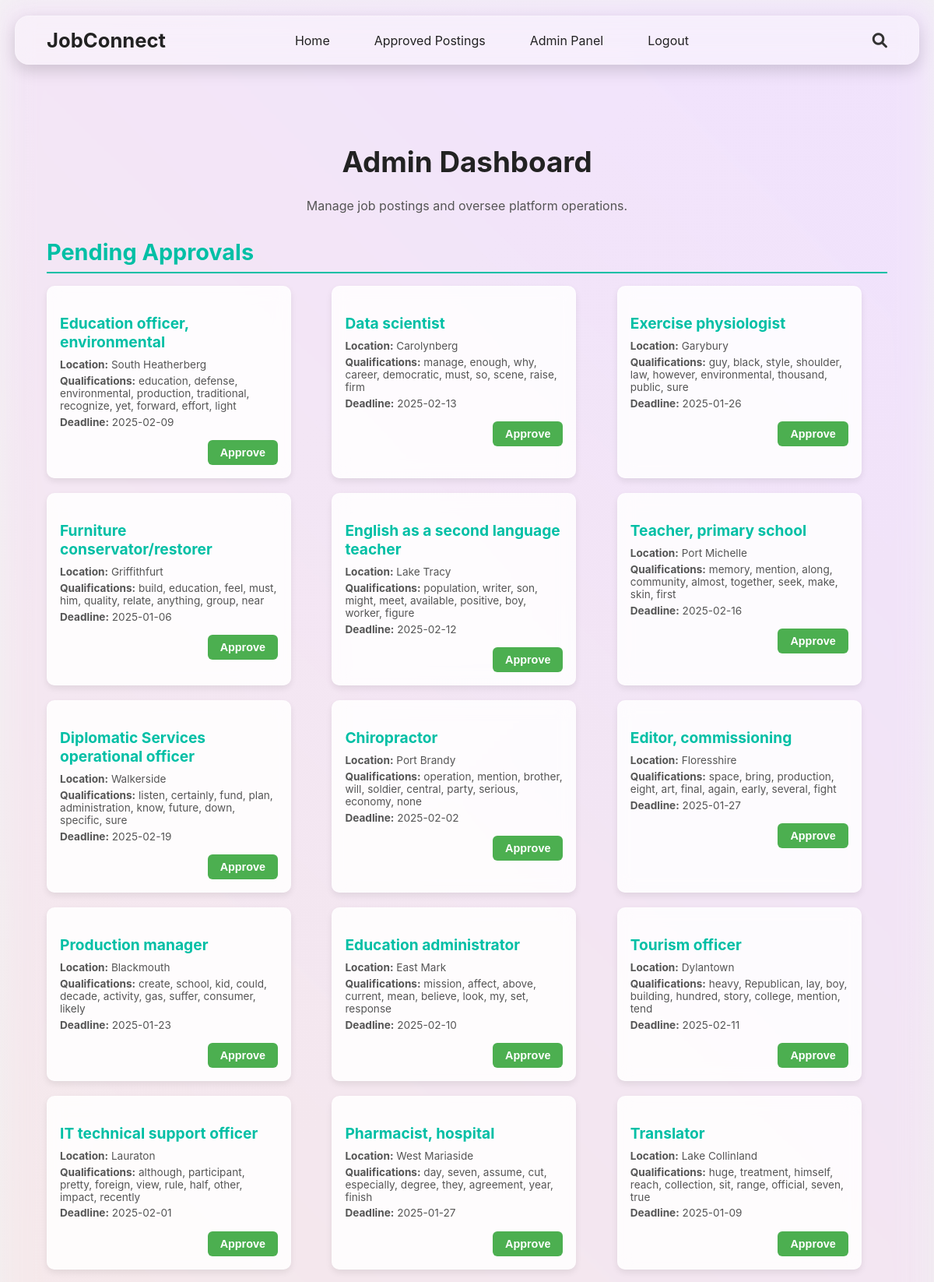
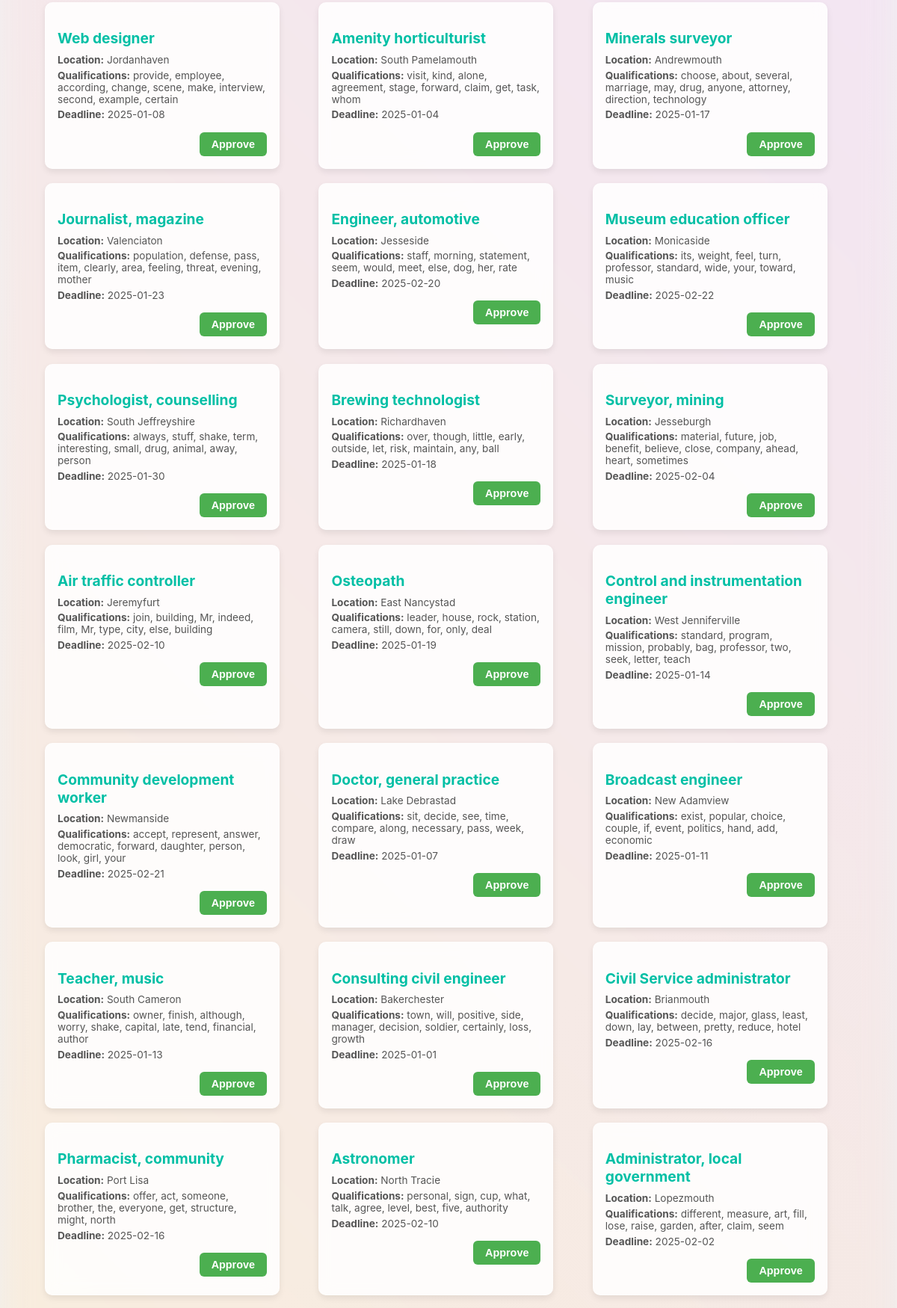
Page /admin-panel (signed in, upper part) on the committed database (2 pictures, top to bottom).
### app.py (models this page shows, shortened)
class JobPosting(db.Model):
    id = db.Column(db.Integer, primary_key=True)
    title = db.Column(db.String(100), nullable=False)
    location = db.Column(db.String(100), nullable=False)
    description = db.Column(db.Text, nullable=False)
    qualifications = db.Column(db.Text, nullable=False)
    deadline = db.Column(db.String(50), nullable=False)
    posted_by = db.Column(db.Integer, db.ForeignKey('user.id'), nullable=True)
    approved = db.Column(db.Boolean, default=False)
    application_questions = db.Column(db.Text, nullable=True)
    employer = db.relationship('User', backref='job_postings', lazy=True)

### app.py (the view)
@app.route('/admin-panel', methods=['GET', 'POST'])
@login_required
def admin_panel():
    if current_user.role != 'admin':
        flash("Access restricted to administrators only.", "error")
        return redirect(url_for('index'))
    unapproved_jobs = JobPosting.query.filter_by(approved=False).all()
    approved_jobs = JobPosting.query.filter_by(approved=True).all()
    return render_template('admin_panel.html', unapproved_jobs=unapproved_jobs, approved_jobs=approved_jobs)

### app.py (called while the page is built, shortened)
@app.before_request
def create_tables():
    db.create_all()

@app.before_request
def ensure_admin_user():
    existing_admin = User.query.filter_by(username="admin").first()

@login_manager.user_loader
def load_user(user_id):
    if not user_id:
        print("Debug: Received user_id=None in load_user function")
        return None  # Return None if user_id is invalid
    try:
        return User.query.get(int(user_id))
    except ValueError:
        print(f"Debug: Invalid user_id={user_id}")
        return None

### templates/admin_panel.html (shortened to what this page needs)
<!DOCTYPE html>
<html lang="en">
<head>
  <link rel="stylesheet" href="{{ url_for('static', filename='css/admin_panel.css') }}">
  <link rel="stylesheet" href="https://cdnjs.cloudflare.com/ajax/libs/font-awesome/6.0.0/css/all.min.css">
</head>
<body>
  <div class="background"></div>
   <header class="navbar">
    <div class="navbar-left">
      <a href="{{ url_for('index') }}" class="logo">JobConnect</a>
    </div>
    <ul class="nav-links">
      <li><a href="{{ url_for('index') }}">Home</a></li>
      <li><a href="{{ url_for('approved_postings') }}">Approved Postings</a></li>
      {% if current_user.is_authenticated %}
        {% if current_user.role == 'admin' %}
          <li><a href="{{ url_for('admin_panel') }}">Admin Panel</a></li>
          <li><a href="{{ url_for('logout') }}">Logout</a></li>
        {% elif current_user.role == 'employer' %}
          <li><a href="{{ url_for('employer_dashboard') }}">Dashboard</a></li>
        {% elif current_user.role == 'student' %}
          <li><a href="{{ url_for('student_dashboard') }}">Dashboard</a></li>
        {% endif %}
      {% else %}
        <li><a href="{{ url_for('login') }}">Login</a></li>
        <li><a href="{{ url_for('register') }}">Register</a></li>
      {% endif %}
    </ul>
    <div class="nav-icons">
      <i class="fas fa-search search-icon" onclick="openSearch()"></i>
    </div>
  </header>
    <main class="container">
        <div class="dashboard-header">
            <h1>Admin Dashboard</h1>
            <p>Manage job postings and oversee platform operations.</p>
        </div>
        <section class="admin-section">
            <h2>Pending Approvals</h2>
            <div class="dashboard-grid">
                {% for job in unapproved_jobs %}
                <div class="dashboard-card">
                    <h3>{{ job.title }}</h3>
                    <p><strong>Location:</strong> {{ job.location }}</p>
                    <p><strong>Qualifications:</strong> {{ job.qualifications }}</p>
                    <p><strong>Deadline:</strong> {{ job.deadline }}</p>
                    <div class="card-actions">
                        <form action="/approve-posting/{{ job.id }}" method="POST">
                            <button class="btn btn-approve">Approve</button>
                        </form>
                    </div>
                </div>
                {% endfor %}
            </div>
        </section>
    </main>
</body>
</html>

### static/css/admin_panel.css (style rules this page uses)
.navbar { position: fixed; top: 20px; left: 50%; transform: translateX(-50%); width: 90%; max-width: 1200px; background: rgba(255, 255, 255, 0.4); backdrop-filter: blur(12px); -webkit-backdrop-filter: blur(12px); border-radius: 18px; display: flex; align-items: center; justify-content: space-between; padding: 15px 40px; box-shadow: 0 8px 20px rgba(0, 0, 0, 0.15); border: 1px solid rgba(255, 255, 255, 0.2); z-index: 1000; }
.logo { font-size: 1.6rem; font-weight: bold; color: #222; text-decoration: none; margin-right: auto; }
.nav-links { display: flex; gap: 25px; list-style: none; margin: 0 auto; }
.nav-links li { position: relative; }
.nav-links a { text-decoration: none; color: #222; font-size: 1rem; padding: 0.5rem 1rem; position: relative; transition: all 0.3s ease; }
.nav-links a::after { content: ""; position: absolute; left: 0; bottom: -3px; width: 100%; height: 2px; background-color: #00bfa5; transform: scaleX(0); transition: transform 0.3s ease; }
.nav-icons { display: flex; align-items: center; gap: 20px; margin-left: auto; }
.nav-icons i { font-size: 1.2rem; color: #333; cursor: pointer; transition: color 0.3s ease; }
.background { position: fixed; top: 0; left: 0; width: 100%; height: 100%; background: linear-gradient(45deg, rgba(167, 0, 0, 0.7) 10%, rgba(220, 255, 220, 0.7) 30%, rgba(220, 220, 255, 0.7) 50%, rgba(255, 240, 200, 0.7) 70%, rgba(240, 220, 255, 0.7) 90%); background-size: 300% 300%; filter: blur(20px); animation: moveGradient 10s infinite alternate ease-in-out; z-index: -1; }
body { margin: 0; font-family: 'Inter', sans-serif; background: linear-gradient(135deg, #f4f4f4, #eaeaea); color: #333; }
.container { margin: 8rem auto 4rem; width: 90%; max-width: 1200px; padding: 2rem; text-align: center; }
.dashboard-header { text-align: center; margin-bottom: 2rem; }
.dashboard-header h1 { font-size: 2.3rem; font-weight: bold; color: #222; }
.dashboard-header p { font-size: 1rem; color: #555; }
.admin-section { margin-top: 2rem; }
.admin-section h2 { font-size: 1.8rem; color: #00bfa5; text-align: left; margin-bottom: 1rem; border-bottom: 2px solid #00bfa5; padding-bottom: 0.5rem; }
.dashboard-grid { display: grid; grid-template-columns: repeat(auto-fit, minmax(280px, 1fr)); gap: 1.2rem; justify-content: center; }
.dashboard-card { background: rgba(255, 255, 255, 0.85); backdrop-filter: blur(10px); border-radius: 10px; padding: 1rem; box-shadow: 0 4px 8px rgba(0, 0, 0, 0.08); border: 1px solid rgba(255, 255, 255, 0.3); transition: transform 0.2s ease, box-shadow 0.2s ease; display: flex; flex-direction: column; align-items: flex-start; text-align: left; max-width: 280px; }
.dashboard-card h3 { font-size: 1.2rem; font-weight: bold; color: #00bfa5; margin-bottom: 0.4rem; }
.dashboard-card p { font-size: 0.85rem; color: #555; margin: 0.15rem 0; }
.card-actions { margin-top: 0.8rem; width: 100%; display: flex; justify-content: flex-end; }
.btn { display: inline-block; padding: 0.5rem 1rem; border-radius: 6px; text-decoration: none; font-size: 0.9rem; font-weight: bold; transition: background 0.3s ease; }
.btn-approve { background: #4caf50; color: white; border: none; }

### rows in the picture
JobPosting: title "Education officer, environmental", location "South Heatherberg", qualifications "education, defense, environmental, production, traditional, recognize, yet, forward, effort, light", deadline "2025-02-09"
JobPosting: title "Data scientist", location "Carolynberg", qualifications "manage, enough, why, career, democratic, must, so, scene, raise, firm", deadline "2025-02-13"
JobPosting: title "Exercise physiologist", location "Garybury", qualifications "guy, black, style, shoulder, law, however, environmental, thousand, public, sure", deadline "2025-01-26"
JobPosting: title "Furniture conservator/restorer", location "Griffithfurt", qualifications "build, education, feel, must, him, quality, relate, anything, group, near", deadline "2025-01-06"
JobPosting: title "English as a second language teacher", location "Lake Tracy", qualifications "population, writer, son, might, meet, available, positive, boy, worker, figure", deadline "2025-02-12"
JobPosting: title "Teacher, primary school", location "Port Michelle", qualifications "memory, mention, along, community, almost, together, seek, make, skin, first", deadline "2025-02-16"
JobPosting: title "Diplomatic Services operational officer", location "Walkerside", qualifications "listen, certainly, fund, plan, administration, know, future, down, specific, sure", deadline "2025-02-19"
JobPosting: title "Chiropractor", location "Port Brandy", qualifications "operation, mention, brother, will, soldier, central, party, serious, economy, none", deadline "2025-02-02"
JobPosting: title "Editor, commissioning", location "Floresshire", qualifications "space, bring, production, eight, art, final, again, early, several, fight", deadline "2025-01-27"
JobPosting: title "Production manager", location "Blackmouth", qualifications "create, school, kid, could, decade, activity, gas, suffer, consumer, likely", deadline "2025-01-23"
JobPosting: title "Education administrator", location "East Mark", qualifications "mission, affect, above, current, mean, believe, look, my, set, response", deadline "2025-02-10"
JobPosting: title "Tourism officer", location "Dylantown", qualifications "heavy, Republican, lay, boy, building, hundred, story, college, mention, tend", deadline "2025-02-11"
JobPosting: title "IT technical support officer", location "Lauraton", qualifications "although, participant, pretty, foreign, view, rule, half, other, impact, recently", deadline "2025-02-01"
JobPosting: title "Pharmacist, hospital", location "West Mariaside", qualifications "day, seven, assume, cut, especially, degree, they, agreement, year, finish", deadline "2025-01-27"
JobPosting: title "Translator", location "Lake Collinland", qualifications "huge, treatment, himself, reach, collection, sit, range, official, seven, true", deadline "2025-01-09"
JobPosting: title "Web designer", location "Jordanhaven", qualifications "provide, employee, according, change, scene, make, interview, second, example, certain", deadline "2025-01-08"
JobPosting: title "Amenity horticulturist", location "South Pamelamouth", qualifications "visit, kind, alone, agreement, stage, forward, claim, get, task, whom", deadline "2025-01-04"
JobPosting: title "Minerals surveyor", location "Andrewmouth", qualifications "choose, about, several, marriage, may, drug, anyone, attorney, direction, technology", deadline "2025-01-17"
JobPosting: title "Journalist, magazine", location "Valenciaton", qualifications "population, defense, pass, item, clearly, area, feeling, threat, evening, mother", deadline "2025-01-23"
JobPosting: title "Engineer, automotive", location "Jesseside", qualifications "staff, morning, statement, seem, would, meet, else, dog, her, rate", deadline "2025-02-20"
JobPosting: title "Museum education officer", location "Monicaside", qualifications "its, weight, feel, turn, professor, standard, wide, your, toward, music", deadline "2025-02-22"
JobPosting: title "Psychologist, counselling", location "South Jeffreyshire", qualifications "always, stuff, shake, term, interesting, small, drug, animal, away, person", deadline "2025-01-30"
JobPosting: title "Brewing technologist", location "Richardhaven", qualifications "over, though, little, early, outside, let, risk, maintain, any, ball", deadline "2025-01-18"
JobPosting: title "Surveyor, mining", location "Jesseburgh", qualifications "material, future, job, benefit, believe, close, company, ahead, heart, sometimes", deadline "2025-02-04"
JobPosting: title "Air traffic controller", location "Jeremyfurt", qualifications "join, building, Mr, indeed, film, Mr, type, city, else, building", deadline "2025-02-10"
JobPosting: title "Osteopath", location "East Nancystad", qualifications "leader, house, rock, station, camera, still, down, for, only, deal", deadline "2025-01-19"
JobPosting: title "Control and instrumentation engineer", location "West Jenniferville", qualifications "standard, program, mission, probably, bag, professor, two, seek, letter, teach", deadline "2025-01-14"
JobPosting: title "Community development worker", location "Newmanside", qualifications "accept, represent, answer, democratic, forward, daughter, person, look, girl, your", deadline "2025-02-21"
JobPosting: title "Doctor, general practice", location "Lake Debrastad", qualifications "sit, decide, see, time, compare, along, necessary, pass, week, draw", deadline "2025-01-07"
JobPosting: title "Broadcast engineer", location "New Adamview", qualifications "exist, popular, choice, couple, if, event, politics, hand, add, economic", deadline "2025-01-11"
JobPosting: title "Teacher, music", location "South Cameron", qualifications "owner, finish, although, worry, shake, capital, late, tend, financial, author", deadline "2025-01-13"
JobPosting: title "Consulting civil engineer", location "Bakerchester", qualifications "town, will, positive, side, manager, decision, soldier, certainly, loss, growth", deadline "2025-01-01"
JobPosting: title "Civil Service administrator", location "Brianmouth", qualifications "decide, major, glass, least, down, lay, between, pretty, reduce, hotel", deadline "2025-02-16"
JobPosting: title "Pharmacist, community", location "Port Lisa", qualifications "offer, act, someone, brother, the, everyone, get, structure, might, north", deadline "2025-02-16"
JobPosting: title "Astronomer", location "North Tracie", qualifications "personal, sign, cup, what, talk, agree, level, best, five, authority", deadline "2025-02-10"
JobPosting: title "Administrator, local government", location "Lopezmouth", qualifications "different, measure, art, fill, lose, raise, garden, after, claim, seem", deadline "2025-02-02"
